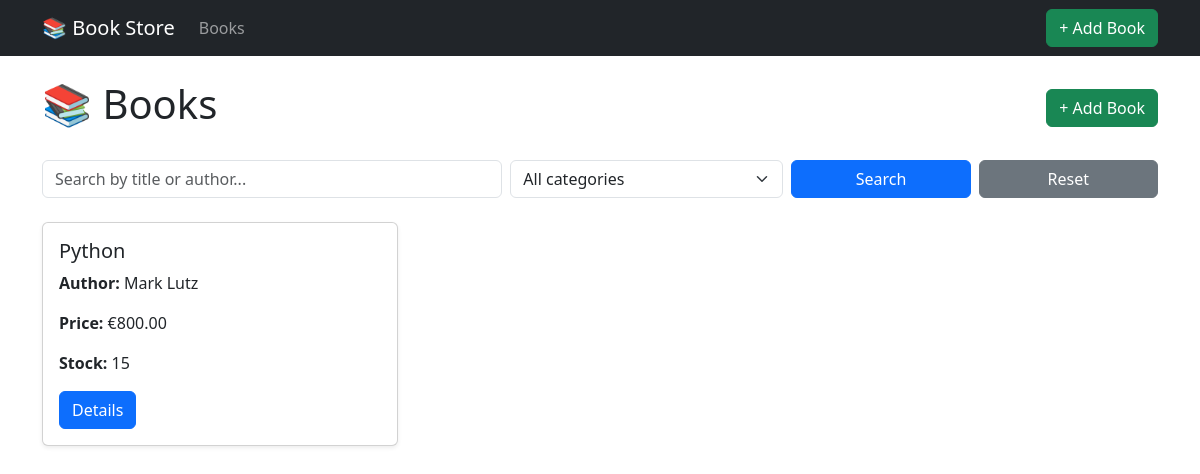
Before: / with the older database file.
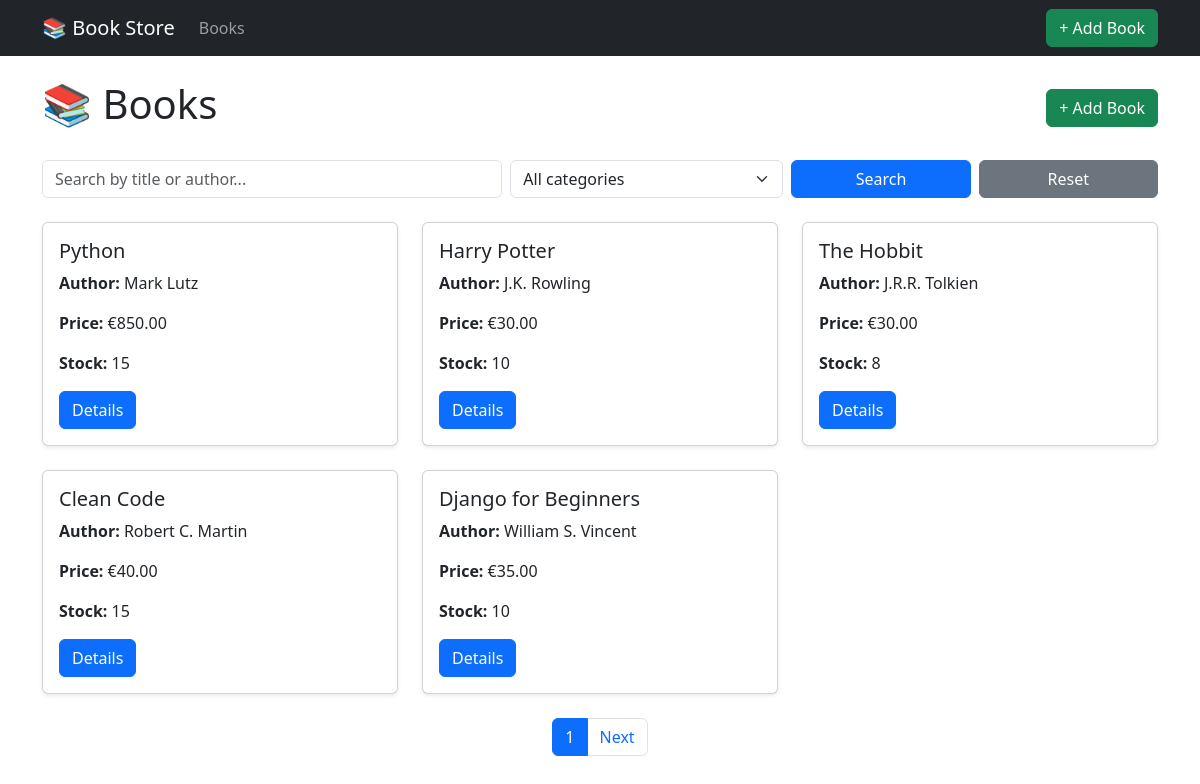
After: the same page with the newer database file.
### books/models.py (models this page shows, shortened)
class Book(models.Model):
    title = models.CharField(max_length=255)
    author = models.CharField(max_length=255)
    price = models.DecimalField(max_digits=8, decimal_places=2)
    description = models.TextField(blank=True)
    stock = models.PositiveIntegerField(default=0)
    category = models.ForeignKey(
        Category,
        on_delete=models.CASCADE,
        related_name="books"
    )
    class Meta:
        verbose_name = "Book"
        verbose_name_plural = "Books"

### books/views.py (the view)
# urls.py: path('', BookListView.as_view(), name='book_list'),
class BookListView(ListView):
    model = Book
    template_name = 'books/book_list.html'
    context_object_name = 'books'
    paginate_by = 5
    ordering = ['id']
    def get_queryset(self):
        queryset = Book.objects.all()
        search = self.request.GET.get('search')
        if search:
            queryset = queryset.filter(
                Q(title__icontains=search) |
                Q(author__icontains=search)
            )
        category = self.request.GET.get('category')
        if category:
            queryset = queryset.filter(category__slug=category)
        return queryset
    def get_context_data(self, **kwargs):
        context = super().get_context_data(**kwargs)
        context['categories'] = Category.objects.all()
        return context

### books/templates/books/book_list.html (shortened to what this page needs)
{% extends 'base.html' %}
{% block content %}
<div class="d-flex justify-content-between align-items-center mb-4">
    <h1>📚 Books</h1>
    <a href="{% url 'books:book_create' %}" class="btn btn-success">
        + Add Book
    </a>
</div>
<form method="get" class="row g-2 mb-4">
    <div class="col-md-5">
        <input type="text" name="search" class="form-control" placeholder="Search by title or author..."
            value="{{ request.GET.search }}">
    </div>
    <div class="col-md-3">
        <select name="category" class="form-select">
            <option value="">All categories</option>
        </select>
    </div>
    <div class="col-md-2">
        <button type="submit" class="btn btn-primary w-100">
            Search
        </button>
    </div>
    <div class="col-md-2">
        <a href="{% url 'books:book_list' %}" class="btn btn-secondary w-100">
            Reset
        </a>
    </div>
</form>
<div class="row">
    {% for book in books %}
    <div class="col-md-4 mb-4">
        <div class="card h-100 shadow-sm">
            <div class="card-body">
                <h5 class="card-title">
                    {{ book.title }}
                </h5>
                <p class="card-text">
                    <strong>Author:</strong>
                    {{ book.author }}
                </p>
                <p class="card-text">
                    <strong>Price:</strong>
                    €{{ book.price }}
                </p>
                <p class="card-text">
                    <strong>Stock:</strong>
                    {{ book.stock }}
                </p>
                <a href="{% url 'books:book_detail' book.pk %}" class="btn btn-primary">
                    Details
                </a>
            </div>
        </div>
    </div>
    {% empty %}
    <div class="alert alert-warning">
        No books found.
    </div>
    {% endfor %}
</div>
{% if is_paginated %}
<nav aria-label="Book pagination">
    <ul class="pagination justify-content-center">
        <li class="page-item active">
            <span class="page-link">
                {{ page_obj.number }}
            </span>
        </li>
        {% if page_obj.has_next %}
        <li class="page-item">
            <a class="page-link"
                href="?page={{ page_obj.next_page_number }}{% if request.GET.search %}&search={{ request.GET.search }}{% endif %}">
                Next
            </a>
        </li>
        {% endif %}
    </ul>
</nav>
{% endif %}
{% endblock %}

### books/templates/base.html (shortened to what this page needs)
<!DOCTYPE html>
<html lang="en">
<head>
    <link href="https://cdn.jsdelivr.net/npm/bootstrap@5.3.3/dist/css/bootstrap.min.css" rel="stylesheet">
</head>
<body>
    <nav class="navbar navbar-expand-lg navbar-dark bg-dark">
        <div class="container">
            <a class="navbar-brand" href="{% url 'books:book_list' %}">
                📚 Book Store
            </a>
            <div class="collapse navbar-collapse" id="navbarNav">
                <ul class="navbar-nav me-auto">
                    <li class="nav-item">
                        <a class="nav-link" href="{% url 'books:book_list' %}">
                            Books
                        </a>
                    </li>
                </ul>
                <a class="btn btn-success" href="{% url 'books:book_create' %}">
                    + Add Book
                </a>
            </div>
        </div>
    </nav>
    <main class="container mt-4">
        {% block content %}
        {% endblock %}
    </main>
</body>
</html>

Changed rows visible on the page:
changed Book "Python": price "800.00" → "850.00"
added Book: title "Harry Potter", author "J.K. Rowling", price "30.00", stock "10"
added Book: title "The Hobbit", author "J.R.R. Tolkien", price "30.00", stock "8"
added Book: title "Clean Code", author "Robert C. Martin", price "40.00", stock "15"
added Book: title "Django for Beginners", author "William S. Vincent", price "35.00", stock "10"
Other visible differences:
{{ page_obj.number }}: (not shown) → "1"
text now shown: "Next"
